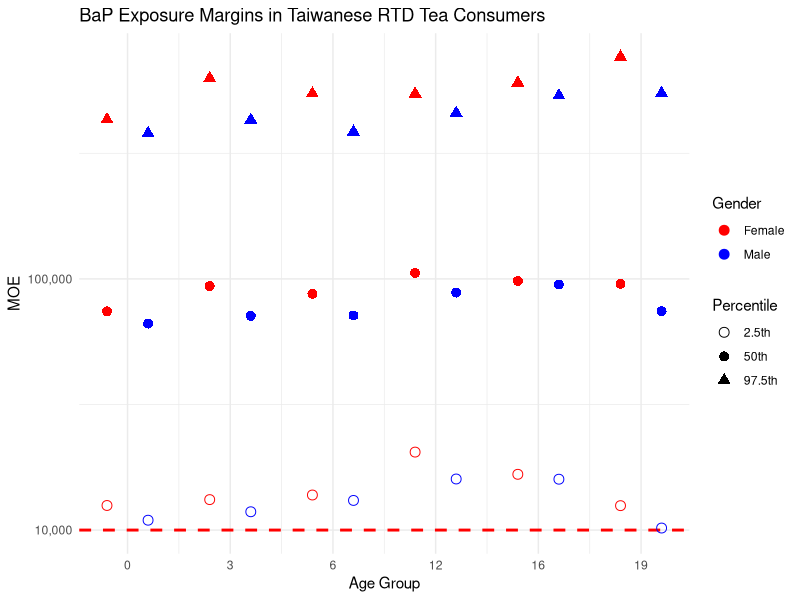

Source code (R):
profiles <- data.frame(
  group = c("Male_0_3", "Male_3_6", "Male_6_12", "Male_12_16", "Male_16_18", "Male_19_65", "Female_0_3", "Female_3_6", "Female_6_12","Female_12_16", "Female_16_18", "Female_19_65"),
#Tea consumption data: archived from TFDA public survey from 2017 to 2020
  meanTea = c(158.47, 225.05, 376.35, 524.73, 556.15, 843.99, 126.63, 172.28, 305.67, 379.94, 461.17, 565.50),  
  sdTea = c(116.96, 173.68, 236.96, 346.89, 408.43, 836.87, 91.73, 154.33, 228.84, 256.29, 345.76, 580.28),
#Body weight data: archived from TFDA public survey from 2017 to 2020
  meanW = c(13.46, 20.52, 37.91, 61.75, 67.12, 73.19, 12.27, 19.59, 35.18, 53.45, 58.11, 59.97),
  sdW = c(3.27, 5.04, 13.37, 16.31, 14.19, 14.29, 3.01, 4.51, 11.98, 11.91, 13.99, 11.68)
)

#Benzo[a]pyrene concentrations in 51 tea samples 
meanbap <- 0.128
sdbap <- 0.077

n_iter <- 10000
results <- data.frame()

set.seed(123)
for (i in 1:nrow(profiles)) {
  # Extract parameters
  meanTea <- profiles$meanTea[i]
  sdTea <- profiles$sdTea[i]
  meanW <- profiles$meanW[i]
  sdW <- profiles$sdW[i]
  group <- profiles$group[i]
  
  # Simulate consumption (lognormal distribution)
  simTea <- rlnorm(n_iter, 
                   meanlog = log(meanTea^2 / sqrt(sdTea^2 + meanTea^2)),
                   sdlog = sqrt(log(1 + (sdTea^2 / meanTea^2)))) / 1000
  
  # Simulate body weight (lognormal distribution)
  simW <- rlnorm(n_iter, 
                 meanlog = log(meanW^2 / sqrt(sdW^2 + meanW^2)),
                 sdlog = sqrt(log(1 + (sdW^2 / meanW^2))))
  
  # Simulate concentration (lognormal distribution)
  simbap <- rlnorm(n_iter, 
                   meanlog = log(meanbap^2 / sqrt(sdbap^2 + meanbap^2)),
                   sdlog = sqrt(log(1 + (sdbap^2 / meanbap^2))))
  
  # Calculate DI and MOE
  DI <- (simbap * simTea) / simW
  MOE <- 70 / DI #BMDL10 values of 0.07 mg/kg bw/day (EFSA, 2008)
  
  # Store percentiles
  q <- quantile(MOE, probs = c(0.025, 0.5, 0.975))
  results <- rbind(results, data.frame(group = group, p2.5 = q[1], p50 = q[2], p97.5 = q[3]))
}
rownames(results) <- NULL
print(results)

#Visualisation
library(ggplot2)
library(dplyr)
library(tidyr)

# Split group into Gender and Age_Group
data_long <- results %>%
  separate(group, into = c("Gender", "Age_Group"), sep = "_") %>%
  pivot_longer(
    cols = c(p2.5, p50, p97.5),
    names_to = "Percentile",
    values_to = "MOE"
  ) %>%
  mutate(
    Gender = factor(Gender, levels = c("Female", "Male")),
    Percentile = recode(Percentile,
                        "p2.5" = "2.5th",
                        "p50" = "50th",
                        "p97.5" = "97.5th"),
    Age_Group = factor(Age_Group, levels = unique(Age_Group)),
    Position = as.numeric(Age_Group) + ifelse(Gender == "Female", -0.2, 0.2)
  )

# Visualisation
ggplot(data_long, aes(x = Position, y = MOE)) +
  geom_hline(yintercept = 10000, linetype = "dashed", color = "red", linewidth = 1) +
  geom_point(aes(shape = Percentile, color = Gender), size = 3) +
  scale_shape_manual(values = c("2.5th" = 1, "50th" = 16, "97.5th" = 17)) +
  scale_color_manual(values = c("Female" = "red", "Male" = "blue")) +
  scale_y_log10(
    breaks = 10^(3:7),
    labels = c("1,000", "10,000", "100,000", "1,000,000", "10,000,000")
  ) +
  scale_x_continuous(
    breaks = 1:6,
    labels = unique(data_long$Age_Group)
  ) +
  labs(
    title = "BaP Exposure Margins in Taiwanese RTD Tea Consumers",
    x = "Age Group", y = "MOE"
  ) +
  theme_minimal()